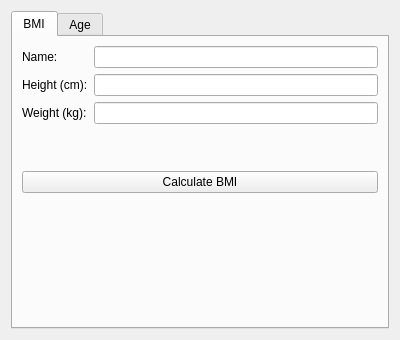
<?xml version="1.0" encoding="UTF-8"?>
<ui version="4.0">
 <class>BMIWindow</class>
 <widget class="QWidget" name="BMIWindow">
  <property name="geometry">
   <rect><x>0</x><y>0</y><width>400</width><height>340</height></rect>
  </property>
  <property name="windowTitle">
   <string>BMI and Age Calculator</string>
  </property>
  <layout class="QVBoxLayout" name="mainLayout">
   <item>
    <widget class="QTabWidget" name="tabWidget">
     <property name="currentIndex"><number>0</number></property>

     <widget class="QWidget" name="bmiTab">
      <attribute name="title"><string>BMI</string></attribute>
      <layout class="QVBoxLayout" name="bmiLayout">
       <item>
        <layout class="QFormLayout" name="formLayout">
         <item row="0" column="0">
          <widget class="QLabel" name="nameLabel">
           <property name="text"><string>Name:</string></property>
          </widget>
         </item>
         <item row="0" column="1">
          <widget class="QLineEdit" name="nameEdit"/>
         </item>
         <item row="1" column="0">
          <widget class="QLabel" name="heightLabel">
           <property name="text"><string>Height (cm):</string></property>
          </widget>
         </item>
         <item row="1" column="1">
          <widget class="QLineEdit" name="heightEdit"/>
         </item>
         <item row="2" column="0">
          <widget class="QLabel" name="weightLabel">
           <property name="text"><string>Weight (kg):</string></property>
          </widget>
         </item>
         <item row="2" column="1">
          <widget class="QLineEdit" name="weightEdit"/>
         </item>
        </layout>
       </item>
       <item>
        <widget class="QPushButton" name="calcButton">
         <property name="text"><string>Calculate BMI</string></property>
        </widget>
       </item>
       <item>
        <widget class="QLabel" name="resultLabel">
         <property name="text"><string/></property>
         <property name="wordWrap"><bool>true</bool></property>
        </widget>
       </item>
      </layout>
     </widget>

     <widget class="QWidget" name="ageTab">
      <attribute name="title"><string>Age</string></attribute>
      <layout class="QVBoxLayout" name="ageLayout">
       <item>
        <layout class="QFormLayout" name="ageFormLayout">
         <item row="0" column="0">
          <widget class="QLabel" name="birthDateLabel">
           <property name="text"><string>Birth date:</string></property>
          </widget>
         </item>
         <item row="0" column="1">
          <widget class="QDateEdit" name="birthDateEdit">
           <property name="displayFormat"><string>yyyy/MM/dd</string></property>
           <property name="calendarPopup"><bool>true</bool></property>
           <property name="date">
            <date><year>2000</year><month>1</month><day>1</day></date>
           </property>
          </widget>
         </item>
        </layout>
       </item>
       <item>
        <widget class="QPushButton" name="ageButton">
         <property name="text"><string>Calculate Age</string></property>
        </widget>
       </item>
       <item>
        <widget class="QLabel" name="ageResultLabel">
         <property name="text"><string/></property>
         <property name="wordWrap"><bool>true</bool></property>
        </widget>
       </item>
      </layout>
     </widget>

    </widget>
   </item>
  </layout>
 </widget>
 <resources/>
 <connections/>
</ui>
